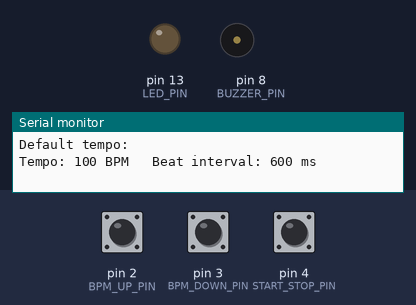
A sketch run on a simulated Arduino Uno, built with avr-gcc and run on an emulated ATmega328P. On the bench: output pins drawn as LEDs (lit = HIGH), buzzer (waves = sounding), the last lines printed to the serial monitor. Dashed ring = blinking. The inputs (shaded band) are chosen by the test bench; at power-on: pin 4 (START_STOP_PIN) HIGH, pin 2 (BPM_UP_PIN) HIGH, pin 3 (BPM_DOWN_PIN) HIGH.

Above: at 1.2 s.
1.3 s: pin 4 (START_STOP_PIN) pulled LOW for 0.15 s
At 1.8 s:
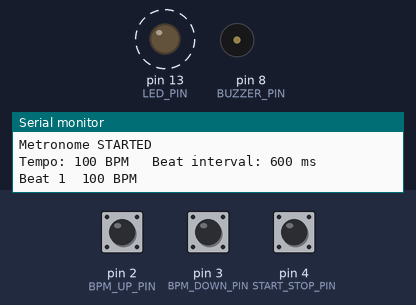
4.4 s: pin 4 (START_STOP_PIN) pulled LOW for 1 s
At 4.4 s:
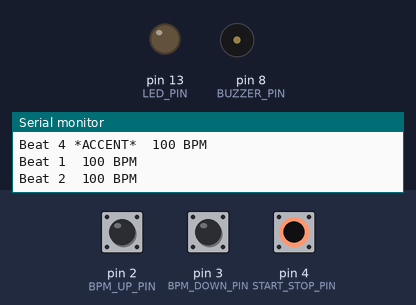
6.9 s: pin 4 (START_STOP_PIN) pulled LOW for 3.2 s
At 9.2 s:
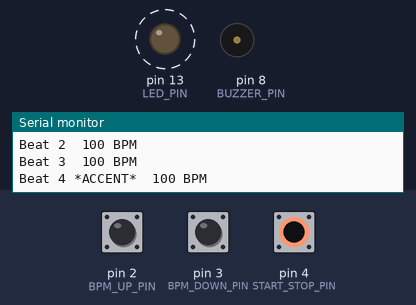
Timing chart, 0 to 17.6 s (numbered marks = the images above; inputs shaded):
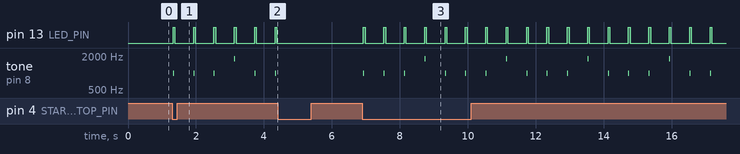

The sketch:

Digital-Metronome.ino
```cpp
// 059 - Digital Metronome
// A steady beat-keeper for musicians. The tempo is set in BPM with two buttons,
// a third button starts or stops it, and every beat is announced by a tick on
// the buzzer plus a flash of the built-in LED. The fourth beat is accented with
// a higher pitch so you can count bars of four. Everything is timed with
// millis(), so nothing blocks and the buttons stay responsive.
// Board: Arduino Uno
//
// Wiring:
//   Tempo +5 BPM button -> pin 2   (shorts the pin to GND, pull-up enabled)
//   Tempo -5 BPM button -> pin 3
//   Start / stop button -> pin 4
//   Passive buzzer (+) -> pin 8, buzzer (-) -> GND
//   Built-in LED -> pin 13 (already on the board)

// ------------------------------ Pin constants ------------------------------
const byte BPM_UP_PIN = 2;    // button that raises the tempo
const byte BPM_DOWN_PIN = 3;  // button that lowers the tempo
const byte START_STOP_PIN = 4;// button that starts or stops the beat
const byte BUZZER_PIN = 8;    // passive buzzer plays the ticks
const byte LED_PIN = 13;      // built-in LED flashes on every beat

// ------------------------------ Tempo constants ----------------------------
const int MIN_BPM = 40;       // slowest allowed tempo
const int MAX_BPM = 220;      // fastest allowed tempo
const int BPM_STEP = 5;       // how much each press changes the tempo
const int DEFAULT_BPM = 100;  // starting tempo

// ------------------------------ Sound / flash constants --------------------
const int NORMAL_TICK_HZ = 1000;  // pitch of beats 1, 2 and 3
const int ACCENT_TICK_HZ = 1800;  // higher pitch on beat 4 (the accent)
const unsigned int TICK_MS = 30;  // length of each tick sound
const unsigned long LED_FLASH_MS = 50;   // how long the LED stays lit per beat
const unsigned long DEBOUNCE_MS = 30;

// ------------------------------ Runtime state ------------------------------
int bpm = DEFAULT_BPM;
bool running = false;              // true while the metronome is ticking
byte beatNumber = 0;               // counts 0,1,2,3 then wraps around
unsigned long beatIntervalMs = 0;  // milliseconds between beats (60000 / BPM)
unsigned long nextBeatAt = 0;      // millis() time of the next tick
unsigned long ledOffAt = 0;        // when to switch the flash LED back off

// Debounce state for the three buttons
const byte BUTTON_TOTAL = 3;
const byte BUTTON_PIN[BUTTON_TOTAL] = {BPM_UP_PIN, BPM_DOWN_PIN, START_STOP_PIN};
bool buttonRaw[BUTTON_TOTAL];
bool buttonStable[BUTTON_TOTAL];
unsigned long buttonLastChange[BUTTON_TOTAL];

// Returns the index (0-2) of a button that was just pressed, or -1
int readButtonPress(unsigned long now) {
  int found = -1;

  for (byte i = 0; i < BUTTON_TOTAL; i++) {
    bool reading = digitalRead(BUTTON_PIN[i]);  // LOW = pressed

    if (reading != buttonRaw[i]) {
      buttonRaw[i] = reading;
      buttonLastChange[i] = now;
    }

    if ((now - buttonLastChange[i]) >= DEBOUNCE_MS && reading != buttonStable[i]) {
      buttonStable[i] = reading;
      if (buttonStable[i] == LOW && found == -1) found = i;
    }
  }
  return found;
}

void updateInterval() {
  beatIntervalMs = 60000UL / (unsigned long)bpm;  // 60000 ms in a minute / BPM
}

void printTempo() {
  Serial.print("Tempo: ");
  Serial.print(bpm);
  Serial.print(" BPM   Beat interval: ");
  Serial.print(beatIntervalMs);
  Serial.println(" ms");
}

void startMetronome(unsigned long now) {
  running = true;
  beatNumber = 0;
  nextBeatAt = now;   // first tick happens immediately
  Serial.println("Metronome STARTED");
  printTempo();
}

void stopMetronome() {
  running = false;
  noTone(BUZZER_PIN);
  digitalWrite(LED_PIN, LOW);
  Serial.println("Metronome STOPPED");
}

// One beat: higher pitch every 4th beat, LED flash, then schedule the next beat
void playBeat(unsigned long now) {
  beatNumber++;
  if (beatNumber > 4) beatNumber = 1;   // count 1, 2, 3, 4, 1, 2, 3, 4...

  bool accent = (beatNumber == 4);
  tone(BUZZER_PIN, accent ? ACCENT_TICK_HZ : NORMAL_TICK_HZ, TICK_MS);

  digitalWrite(LED_PIN, HIGH);
  ledOffAt = now + LED_FLASH_MS;

  nextBeatAt = now + beatIntervalMs;  // non-blocking: no delay() anywhere here

  Serial.print("Beat ");
  Serial.print(beatNumber);
  Serial.print(accent ? " *ACCENT*  " : "  ");
  Serial.print(bpm);
  Serial.println(" BPM");
}

void setup() {
  Serial.begin(9600);

  for (byte i = 0; i < BUTTON_TOTAL; i++) {
    pinMode(BUTTON_PIN[i], INPUT_PULLUP);  // buttons only need to touch GND
    buttonRaw[i] = digitalRead(BUTTON_PIN[i]);
    buttonStable[i] = buttonRaw[i];
    buttonLastChange[i] = millis();
  }

  pinMode(BUZZER_PIN, OUTPUT);
  noTone(BUZZER_PIN);
  pinMode(LED_PIN, OUTPUT);
  digitalWrite(LED_PIN, LOW);

  updateInterval();

  Serial.println("=== Digital Metronome ===");
  Serial.println("pin 2 = +5 BPM, pin 3 = -5 BPM, pin 4 = start/stop");
  Serial.println("Default tempo:");
  printTempo();
}

void loop() {
  unsigned long now = millis();

  // --- Button handling is checked on every pass of the loop ---
  int pressed = readButtonPress(now);

  if (pressed == 0) {                       // tempo up
    bpm += BPM_STEP;
    if (bpm > MAX_BPM) bpm = MAX_BPM;
    updateInterval();
    printTempo();
  } else if (pressed == 1) {                // tempo down
    bpm -= BPM_STEP;
    if (bpm < MIN_BPM) bpm = MIN_BPM;
    updateInterval();
    printTempo();
  } else if (pressed == 2) {                // start / stop
    if (running) stopMetronome();
    else startMetronome(now);
  }

  // --- Timing is done with millis(), so the loop is never blocked ---
  if (running && now >= nextBeatAt) {
    playBeat(now);
  }

  // Turn the flash LED off again once its time is up
  if (digitalRead(LED_PIN) == HIGH && now >= ledOffAt) {
    digitalWrite(LED_PIN, LOW);
  }
}
```

Measured:
- after the input at 1.3 s, pin 13 (LED_PIN): alternates HIGH for 0.05 s and LOW for 0.55 s, starting at once; tone on pin 8 (BUZZER_PIN): plays 1000 Hz for 0.03 s, 1000 Hz for 0.03 s, 1000 Hz for 0.03 s, 1800 Hz for 0.03 s, 1000 Hz for 0.03 s, 1000 Hz for 0.03 s, starting at once
- after the input at 4.4 s, pin 13 (LED_PIN): stops changing and stays LOW; tone on pin 8 (BUZZER_PIN): stops changing and stays silent
- after the input at 6.9 s, pin 13 (LED_PIN): alternates HIGH for 0.05 s and LOW for 0.55 s, starting at once; tone on pin 8 (BUZZER_PIN): silent → 1000 Hz at once, then repeats every 2.4 s: 2 × (silent 0.57 s, 1000 Hz 0.03 s), silent 0.57 s, 1800 Hz 0.03 s, silent 0.57 s, 1000 Hz 0.03 s
